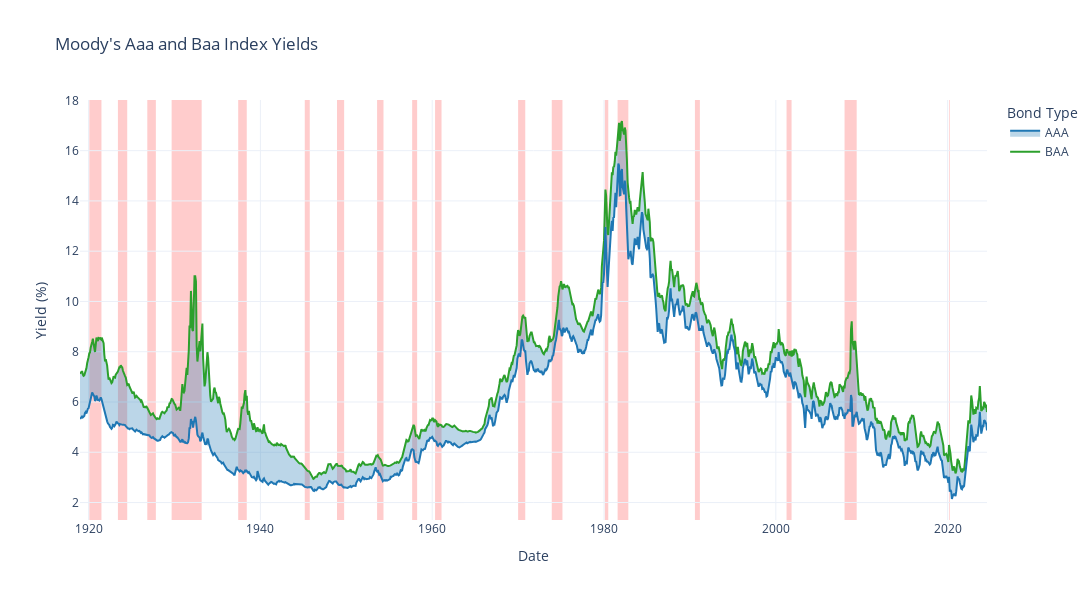

The notebook cell this image was saved under:
### Code cell
import pandas as pd
from plotly.subplots import make_subplots
import plotly.graph_objects as go

# Assuming the 'bonds' DataFrame is already created and 'recession_periods' is defined

# Create a subplot with 1 row and 1 column
fig = make_subplots(rows=1, cols=1, vertical_spacing=0.1)

# For BAA, use a muted green
fig.add_trace(go.Scatter(
    x=bonds.index, 
    y=bonds["BAA"], 
    mode='lines', 
    name="BAA",
    line=dict(color="#2ca02c")  # A nice shade of green
), row=1, col=1)

# For AAA with shading, use a muted blue and light blue fill
fig.add_trace(go.Scatter(
    x=bonds.index, 
    y=bonds["AAA"], 
    mode='lines', 
    name="AAA",
    fill='tonexty', 
    line=dict(color="#1f77b4"),  # A nice shade of blue
    fillcolor='rgba(31,119,180,0.3)'  # Light blue fill with transparency
), row=1, col=1)

# Update the rest of the figure as you had it, with no other changes.


# Add recession period rectangles if you have them defined
for start, end in recession_periods:
    fig.add_vrect(
        x0=start, x1=end,
        fillcolor="red", opacity=0.2,
        layer="below", line_width=0,
        row=1, col=1
    )

# Update the layout of the figure
fig.update_layout(
    title="Moody's Aaa and Baa Index Yields",
    yaxis_title="Yield (%)",
    xaxis_title="Date",
    template="plotly_white",
    legend_title="Bond Type",
    width=1500,
    height=600
)

fig.show()

### Figure 1 — Plotly figure (JSON) as saved in the notebook; plotly's stock layout.template omitted (floating-point values rounded to 4 significant figures; data arrays with more than 128 entries replaced by an {"elided": "..."} marker saying what was removed)
{"data": [{"line": {"color": "#2ca02c"}, "mode": "lines", "name": "BAA", "type": "scatter", "x": {"elided": "1268 str values"}, "xaxis": "x", "y": {"elided": "1268 float values"}, "yaxis": "y"}, {"fill": "tonexty", "fillcolor": "rgba(31,119,180,0.3)", "line": {"color": "#1f77b4"}, "mode": "lines", "name": "AAA", "type": "scatter", "x": {"elided": "1268 str values"}, "xaxis": "x", "y": {"elided": "1268 float values"}, "yaxis": "y"}], "layout": {"height": 600, "legend": {"title": {"text": "Bond Type"}}, "shapes": [{"fillcolor": "red", "layer": "below", "line": {"width": 0}, "opacity": 0.2, "type": "rect", "x0": "1920-02-01T00:00:00", "x1": "1921-07-01T00:00:00", "xref": "x", "y0": 0, "y1": 1, "yref": "y domain"}, {"fillcolor": "red", "layer": "below", "line": {"width": 0}, "opacity": 0.2, "type": "rect", "x0": "1923-06-01T00:00:00", "x1": "1924-07-01T00:00:00", "xref": "x", "y0": 0, "y1": 1, "yref": "y domain"}, {"fillcolor": "red", "layer": "below", "line": {"width": 0}, "opacity": 0.2, "type": "rect", "x0": "1926-11-01T00:00:00", "x1": "1927-11-01T00:00:00", "xref": "x", "y0": 0, "y1": 1, "yref": "y domain"}, {"fillcolor": "red", "layer": "below", "line": {"width": 0}, "opacity": 0.2, "type": "rect", "x0": "1929-09-01T00:00:00", "x1": "1933-03-01T00:00:00", "xref": "x", "y0": 0, "y1": 1, "yref": "y domain"}, {"fillcolor": "red", "layer": "below", "line": {"width": 0}, "opacity": 0.2, "type": "rect", "x0": "1937-06-01T00:00:00", "x1": "1938-06-01T00:00:00", "xref": "x", "y0": 0, "y1": 1, "yref": "y domain"}, {"fillcolor": "red", "layer": "below", "line": {"width": 0}, "opacity": 0.2, "type": "rect", "x0": "1945-03-01T00:00:00", "x1": "1945-10-01T00:00:00", "xref": "x", "y0": 0, "y1": 1, "yref": "y domain"}, {"fillcolor": "red", "layer": "below", "line": {"width": 0}, "opacity": 0.2, "type": "rect", "x0": "1948-12-01T00:00:00", "x1": "1949-10-01T00:00:00", "xref": "x", "y0": 0, "y1": 1, "yref": "y domain"}, {"fillcolor": "red", "layer": "below", "line": {"width": 0}, "opacity": 0.2, "type": "rect", "x0": "1953-08-01T00:00:00", "x1": "1954-05-01T00:00:00", "xref": "x", "y0": 0, "y1": 1, "yref": "y domain"}, {"fillcolor": "red", "layer": "below", "line": {"width": 0}, "opacity": 0.2, "type": "rect", "x0": "1957-09-01T00:00:00", "x1": "1958-04-01T00:00:00", "xref": "x", "y0": 0, "y1": 1, "yref": "y domain"}, {"fillcolor": "red", "layer": "below", "line": {"width": 0}, "opacity": 0.2, "type": "rect", "x0": "1960-05-01T00:00:00", "x1": "1961-02-01T00:00:00", "xref": "x", "y0": 0, "y1": 1, "yref": "y domain"}, {"fillcolor": "red", "layer": "below", "line": {"width": 0}, "opacity": 0.2, "type": "rect", "x0": "1970-01-01T00:00:00", "x1": "1970-11-01T00:00:00", "xref": "x", "y0": 0, "y1": 1, "yref": "y domain"}, {"fillcolor": "red", "layer": "below", "line": {"width": 0}, "opacity": 0.2, "type": "rect", "x0": "1973-12-01T00:00:00", "x1": "1975-03-01T00:00:00", "xref": "x", "y0": 0, "y1": 1, "yref": "y domain"}, {"fillcolor": "red", "layer": "below", "line": {"width": 0}, "opacity": 0.2, "type": "rect", "x0": "1980-02-01T00:00:00", "x1": "1980-07-01T00:00:00", "xref": "x", "y0": 0, "y1": 1, "yref": "y domain"}, {"fillcolor": "red", "layer": "below", "line": {"width": 0}, "opacity": 0.2, "type": "rect", "x0": "1981-08-01T00:00:00", "x1": "1982-11-01T00:00:00", "xref": "x", "y0": 0, "y1": 1, "yref": "y domain"}, {"fillcolor": "red", "layer": "below", "line": {"width": 0}, "opacity": 0.2, "type": "rect", "x0": "1990-08-01T00:00:00", "x1": "1991-03-01T00:00:00", "xref": "x", "y0": 0, "y1": 1, "yref": "y domain"}, {"fillcolor": "red", "layer": "below", "line": {"width": 0}, "opacity": 0.2, "type": "rect", "x0": "2001-04-01T00:00:00", "x1": "2001-11-01T00:00:00", "xref": "x", "y0": 0, "y1": 1, "yref": "y domain"}, {"fillcolor": "red", "layer": "below", "line": {"width": 0}, "opacity": 0.2, "type": "rect", "x0": "2008-01-01T00:00:00", "x1": "2009-06-01T00:00:00", "xref": "x", "y0": 0, "y1": 1, "yref": "y domain"}, {"fillcolor": "red", "layer": "below", "line": {"width": 0}, "opacity": 0.2, "type": "rect", "x0": "2020-03-01T00:00:00", "x1": "2020-04-01T00:00:00", "xref": "x", "y0": 0, "y1": 1, "yref": "y domain"}], "title": {"text": "Moody's Aaa and Baa Index Yields"}, "width": 1500, "xaxis": {"anchor": "y", "domain": [0, 1], "title": {"text": "Date"}}, "yaxis": {"anchor": "x", "domain": [0, 1], "title": {"text": "Yield (%)"}}}}
